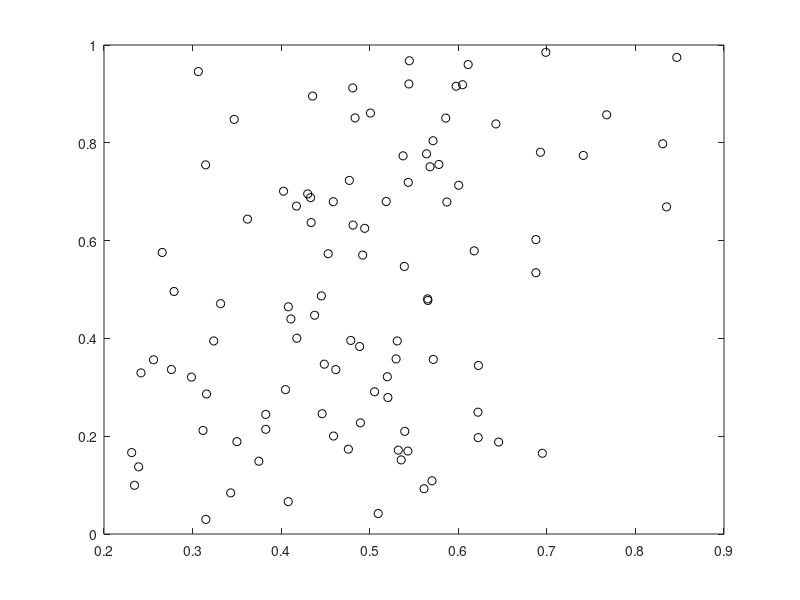
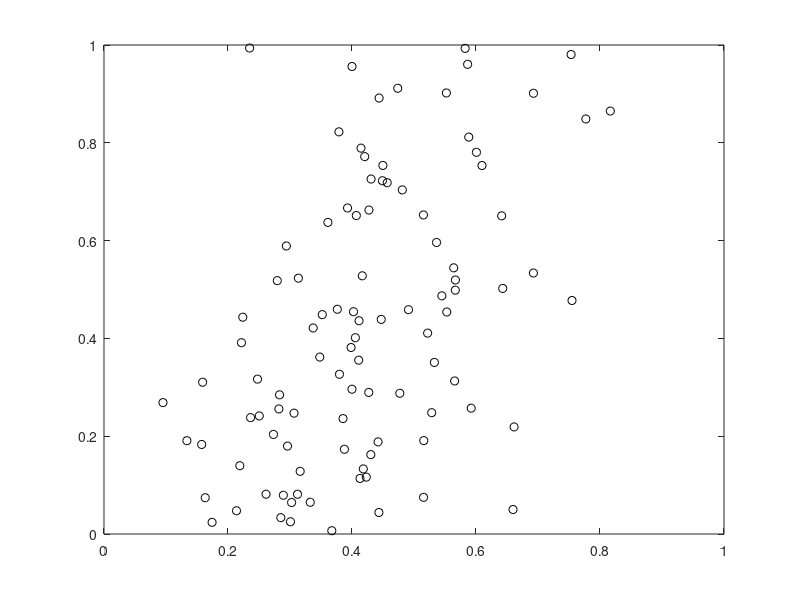
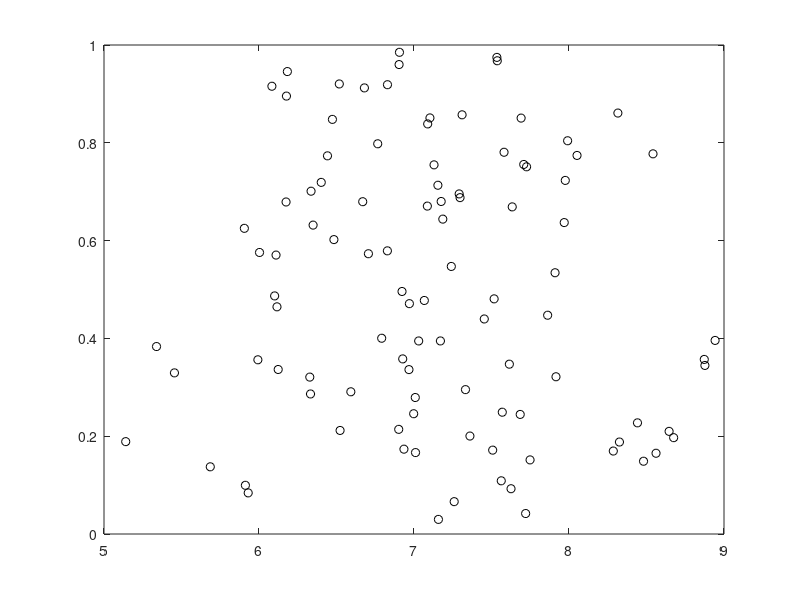
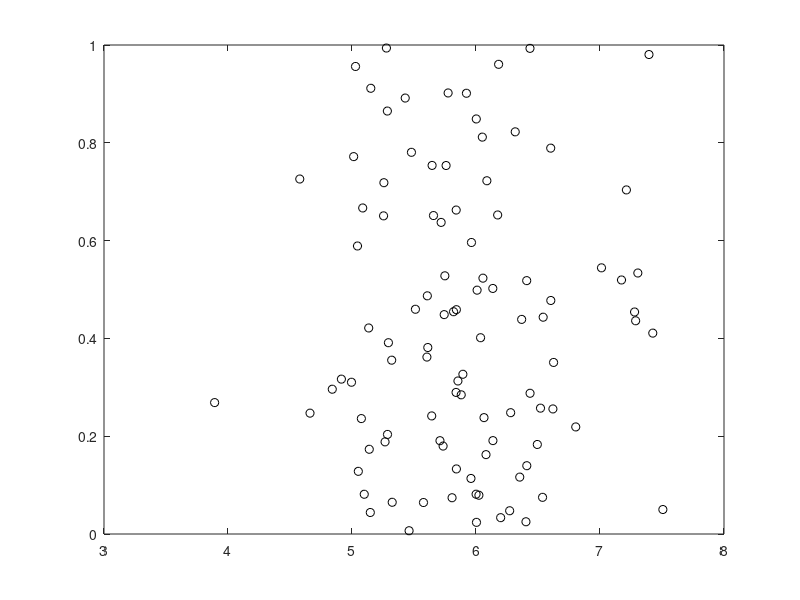

Recreate these plots in MATLAB, in order.
% test

%% Simulate a standard multiple regression model and solve several ways
% ----------------------------------------------------------------------

y = randn(100, 1);
X = randn(100, 5);
X(:, end+1) = 1;

% Standard regression equation with matrix inverse
b1 = inv(X'*X) * X' * y;

% Pseudoinverse
b2 = pinv(X) * y;

% Matrix left division formulation
b3 = X'*X \ X' * y;

% Matrix right division formulation

b4 = ((X' * y)' / (X' * X))';

b5 = X\y;

disp('These are all identical when the matrix X''*X is full-rank (well conditioned)')
disp('And regressors are therefore independent, model is identified')
[b1 b2 b3 b4 b5]


% help slash
%  Matrix division.
%   \   Backslash or left division.
%       A\B is the matrix division of A into B, which is roughly the
%       same as INV(A)*B , except it is computed in a different way.
%       If A is an N-by-N matrix and B is a column vector with N
%       components, or a matrix with several such columns, then
%       X = A\B is the solution to the equation A*X = B. A warning
%       message is printed if A is badly scaled or nearly 
%       singular.  A\EYE(SIZE(A)) produces the inverse of A.
%  
%       If A is an M-by-N matrix with M < or > N and B is a column
%       vector with M components, or a matrix with several such columns,
%       then X = A\B is the solution in the least squares sense to the
%       under- or overdetermined system of equations A*X = B. The
%       effective rank, K, of A is determined from the QR decomposition
%       with pivoting. A solution X is computed which has at most K
%       nonzero components per column. If K < N this will usually not
%       be the same solution as PINV(A)*B.  A\EYE(SIZE(A)) produces a
%       generalized inverse of A.

%   /   Slash or right division.
%       B/A is the matrix division of A into B, which is roughly the
%       same as B*INV(A) , except it is computed in a different way.
%       More precisely, B/A = (A'\B')'. See \.
 
% There may be a typo here (Matlab 2018)?
%  B/A is the matrix division of A into B is the same as A\B?
% A\B should be division

% See:
% https://tutorial45.com/matrix-division-matlab/

% For AX = B
% left-multiply both sides by inv(A)
% inv(A)*X = inv(A)*B
% X = inv(A)*B
% X = A\B

%% For PLS
% Notation as in Wold 2001
% Y is matrix of outcomes, T is latent scores on X
%
% For PLS, we want
% YV = T
% where Y is obs x voxels region Y, V is Y-weights, T is obs x k components X-scores
% that is: Y-voxels * Y-pattern weights (V) yields latent scores related to X (T)
% so the solution is:
% V = Y\T
%
% From PLS equations, by analogy with W (X-weights), v could be:
% v = Y't / t't
% or
% V = Y'T / T'T
% so, is this equivalent to Y\T above? :
% B/A = (A'\B')'
% % write Y\T as forward (right) division:
% V = (T' / Y')'
% This is not the same as  V = Y'T / T'T
%
% What is  V = Y'T / T'T doing?
% Regressing Y on X gives betas b = X'*X \ X' * y;
% So this is A\B, with A = X'*X and B = X'*y
%
% Write V = Y'T / T'T as a \ (left-divide) equation:
% B/A = (A'\B')'
% so:
%  Y'T / T'T = ( (T'T)' \ (Y'T)' )'
%
% This is of the form A = X'*X and B = X'*y
% b4 = ((X' * y)' / (X'*X))';
% V is a series of weights or betas...
% So it is a regression...
% ...but predictors (X) are T! 
%
% Would be like:
% ( (X'*X)' \ (Y'*X)' )'
%
% So V = Y'T / T'T is using T as a set of predictors (?)
% It is num Y-cols x num T-cols
% 

% T'T is symmetric, so:
%  Y'T / T'T = ( (T'T) \ (Y'T)' )'

% B = Y't
% A = t't
% B/A = (t't)' \ (Y't)')'
% t't is symmetric, so:
% B/A = (t't \ (Y't)')'
% B/A = (t't \ (t'Y))'
% B/A = (t'Y)' \ t't)

T = rand(100, 2);
Y = rand(100, 30);
V = Y\T;             % 30 x 2 matrix with 2 pattern weights across Y voxels

% write as forward (right) division:
V2 = (T' / Y')';

% these are the same:
[V V2]

% Now try the version inspired by W in PLS:
% But this uses T as predictors of Y...not the other way around
V3 = Y'*T / (T'*T);

V4 = ( (T'*T)' \ (Y'*T)' )';

% these are the same:
[V3 V4]

% They are all the same size, Y-voxels x T-components.

% Does Y*V = T ?
tmp = [Y * V T];
figure; plot(tmp(:, 1), tmp(:, 3), 'ko');
figure; plot(tmp(:, 2), tmp(:, 4), 'ko');

tmp = [Y * V3 T];
figure; plot(tmp(:, 1), tmp(:, 3), 'ko');
figure; plot(tmp(:, 2), tmp(:, 4), 'ko');

% V is a series of weights or betas...
V5 = (T' * Y / (Y'*Y))';

% Re-do and check for differences
V = Y\T;             % 30 x 2 matrix with 2 pattern weights across Y voxels
V5 = (T' * Y / (Y'*Y))';
any(abs(V - V5) > 0.00000001)

% in sum...PLS patterns for Y
% --------------------------------------------------------------------------
T = rand(100, 2);
Y = rand(100, 30);

% V is a series of weights or betas, mapping Y voxels onto latent
% components of X (T) -- which, through PLS, have been optimized to covary with
% latent components of Y (U). Each column of V is a pattern across Y voxels
% such that YV is as close to T as possible using the columns of Y. 
% The first column of V is a pattern map projecting onto the first column
% of T (component 1), the second col. of V maps to the second col. of V
% (component 2), etc. 
% 
% The solution to YV = T + E (E = error)
% a 30 x 2 matrix with 2 pattern weights across Y voxels
% The same as regressing T (outcomes) on Y (predictors)
V = Y\T;         % This formulation is preferred - most stable
% The same as regression betas mapping Y (predictors) to T (outcomes):
V_rep = ( T' * Y / (Y' * Y) )';
any(abs(V - V_rep) > 0.00000001)
% Show again using another, more familiar form for regression:
V_rep2 = inv(Y'*Y)*Y'*T;
any(abs(V - V_rep2) > 0.00000001)

% This will be stable only if there are more observations than Y voxels!
% If not, we need to use kernel-form regression, or pinv() to stabilize the
% regression. So pinv offers a more general solution.
V_rep3 = pinv(Y) * T;
any(abs(V - V_rep3) > 0.00000001)

% So, at the end of the day, our latent patterns should be:
% W = pinv(X) * U;
% V = pinv(Y) * T;

%% Relationship with Eigenvectors:
% X = A\B is the solution to the equation A*X = B.

% Eigenvectors find w such that:
% A*v = lambda*v
% to be continued...

%% Simulate a non-identified multiple regression model and solve several ways
% ----------------------------------------------------------------------

y = randn(100, 1);
X = randn(100, 5);
X(:, 4) = .5 * X(:, 2) + .5 * X(:, 3);
X(:, end+1) = 1;

disp('Standard regression equation with matrix inverse')
b1 = inv(X'*X) * X' * y;

disp('Pseudoinverse')
b2 = pinv(X) * y;

disp('Matrix division formulation')
b3 = X'*X \ X' * y;

b4 = X\y;

disp('When regressors 2, 3, and 4 are linearly dependent, all models')
disp('give different parameter estimates for these 3 non-identified parameters')
disp('But the same estimates for parameters that are identified.')
[b1 b2 b3 b4]

disp('Only the pseudoinverse gives a stable solution')

%% Simulate a well-conditioned multivariate X, multivariate Y case
% ----------------------------------------------------------------------

Y = randn(100, 2);
X = randn(100, 5);
X(:, end+1) = 1;

% Standard regression equation with matrix inverse
b1 = inv(X'*X) * X' * Y;

% Pseudoinverse
b2 = pinv(X) * Y;

% Matrix division formulation
b3 = X'*X \ X' * Y;

b1_1 = inv(X'*X) * X' * Y(:, 1);

disp('Param estimates all identical when the matrix X''*X is full-rank (well conditioned)')
disp('Here, each model has 2 columns of parameter estimates:')
[b1 b2 b3]

disp('And identical when estimating columns of Y separately or in the same model')
[b1(:, 1) b1_1]

disp('Regression projects each column of Y onto the model space spanned by the columns of X')

%% Calculation Speed

Y = randn(100, 2);
X = randn(100, 5);
X(:, end+1) = 1;

disp('Standard regression equation with matrix inverse')
tic, for i = 1:10000, b1 = inv(X'*X) * X' * Y; end, toc

disp('Pseudoinverse')
tic, for i = 1:10000, b2 = pinv(X) * Y; end, toc

disp('Matrix division formulation')
tic, for i = 1:10000, b3 = X'*X \ X' * Y; end, toc

disp('Speed may vary with size of matrices.')

%% Matrix rotation interpretation

% There is a matrix rotation interpretation as well.
% R*v is a rotation where the vector v is rotated (and dilated, sheared)
% by the matrix R.

% y-hat = X*b = Hat matrix (H) * y
% So the hat matrix H defines the rotation of y
% H is idempotent (length 1) so it rotates.

y = randn(100, 1);
X = randn(100, 5);
X(:, end+1) = 1;

H =  X * (X'*X \ X');

% H is the hat matrix because it produces the fitted values (y-hats).
% H is also called the influence matrix.

norm(H)


%% Kernel-form regression and pseudoinverse


